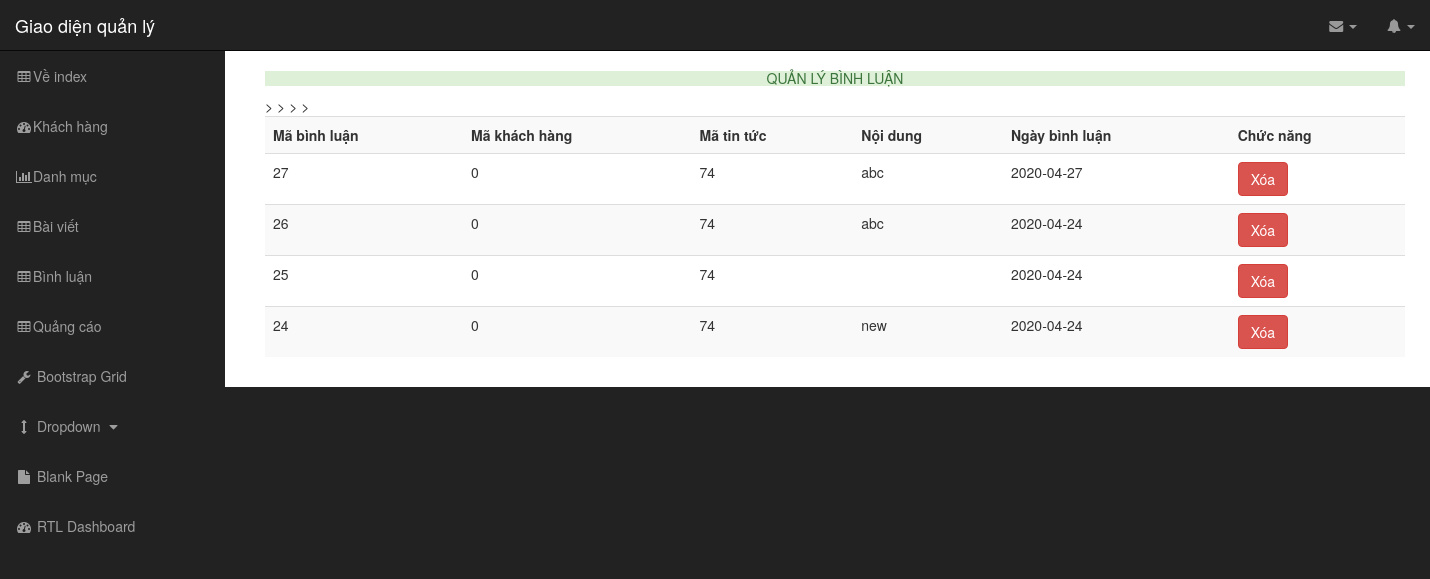
The app's page /admin.php?act=qlbl with its own data.
### tables this page shows
CREATE TABLE `binh_luan` (
  `ma_bl` int(11) NOT NULL,
  `noi_dung` varchar(255) NOT NULL,
  `ma_tintuc` int(11) NOT NULL,
  `ma_loai` tinyint(11) NOT NULL DEFAULT 0,
  `ngay_bl` date NOT NULL,
  `ma_kh` int(11) DEFAULT 0,
  `user_name` varchar(50) DEFAULT NULL
);

### model/pdo.php (called while the page is built, shortened)
<?php
function pdo_get_connection(){
    $dburl = "mysql:host=localhost;dbname=duan1;charset=utf8";
    $username = 'root';
    $password = '';
    $conn = new PDO($dburl, $username, $password);
    $conn->setAttribute(PDO::ATTR_ERRMODE, PDO::ERRMODE_EXCEPTION);
    return $conn;
}
function pdo_query($sql){
    $sql_args = array_slice(func_get_args(), 1);
    try{
        $conn = pdo_get_connection();
        $stmt = $conn->prepare($sql);
        $stmt->execute($sql_args);
        $rows = $stmt->fetchAll();
        return $rows;
    }
    catch(PDOException $e){
        throw $e;
    }
    finally{
        unset($conn);
    }
}

### model/binhluan.php (called while the page is built, shortened)
<?php
    function binh_luan_select_all($ma_tintuc){
        $sql = "SELECT * FROM binh_luan  where 1 ";
            $sql.=" ORDER BY ma_bl DESC";
        return pdo_query($sql);
    }
?>

### view/admin/ql_binhluan.php (the view)
<section id="ds_binhluan">
    <div class="container">
            <form action="admin.php?act=qlbl" method="post">
                <h5  class="text-success text-center alert-success">QUẢN LÝ BÌNH LUẬN</h5>
                <table class="table table-striped">
                    <tr>
                        <th>Mã bình luận</th>
                        <th>Mã khách hàng</th>
                        <th>Mã tin tức</th>
                        <th>Nội dung</th>
                        <th>Ngày bình luận</th>
                        <th>Chức năng</th>
                    </tr>
                   <?php
                   foreach($ds_bl as $item)
                   {
                    echo '<tr>
                            <td>'.$item['ma_bl'].'</td>
                            <td>'.$item['ma_kh'].'</td>
                            <td>'.$item['ma_tintuc'].'</td>
                            <td>'.$item['noi_dung'].'</td>
                            <td>'.$item['ngay_bl'].'</td>
                            >
                            <td>
        <a href="admin.php?act=qlbl&xoa_bl='.$item['ma_bl'].'"><input type="button" value="Xóa" name="xoa_bl" class="btn btn-danger"></a>
                            </td>
                        </tr>';
                   }
                   ?>
                </table>
            </form>
    </div>
</section>

### view/css/sb-admin.css (style rules this page uses)
body { margin-top: 100px; background-color: #222; }
@media (min-width:768px) { body { margin-top: 50px; } }

### records on screen
binh_luan: ma_bl "27", ma_kh "0", ma_tintuc "74", noi_dung "abc", ngay_bl "2020-04-27"
binh_luan: ma_bl "26", ma_kh "0", ma_tintuc "74", noi_dung "abc", ngay_bl "2020-04-24"
binh_luan: ma_bl "25", ma_kh "0", ma_tintuc "74", ngay_bl "2020-04-24"
binh_luan: ma_bl "24", ma_kh "0", ma_tintuc "74", noi_dung "new", ngay_bl "2020-04-24"
